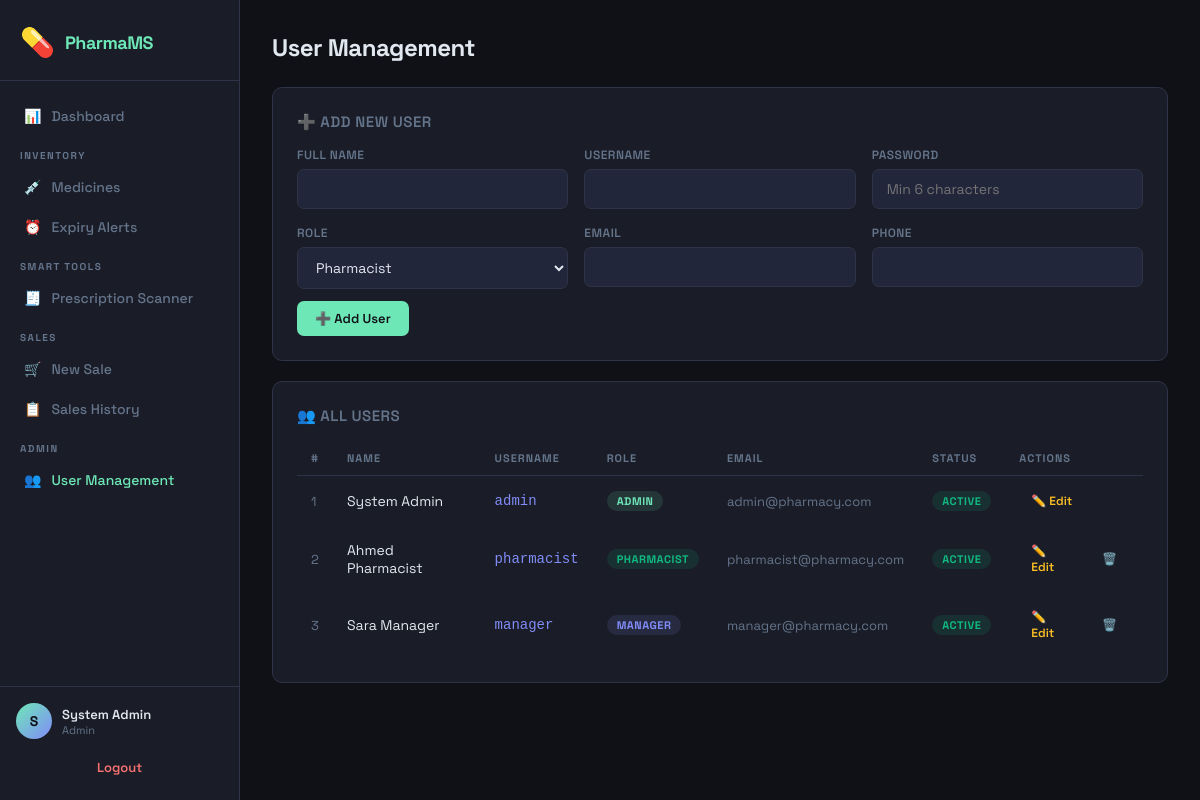
/users.php (signed in), run on the app's committed database.
### tables this page shows
CREATE TABLE IF NOT EXISTS users (
    id INT AUTO_INCREMENT PRIMARY KEY,
    full_name VARCHAR(100) NOT NULL,
    username VARCHAR(50) NOT NULL UNIQUE,
    password VARCHAR(255) NOT NULL,
    role ENUM('admin', 'pharmacist', 'manager') NOT NULL DEFAULT 'pharmacist',
    email VARCHAR(100),
    phone VARCHAR(20),
    status ENUM('active', 'inactive') DEFAULT 'active',
    created_at TIMESTAMP DEFAULT CURRENT_TIMESTAMP
);

### users.php (the view, shortened to what this page needs)
<?php
require_once '../includes/config.php';
$editUser = null;
$users = mysqli_query($conn, "SELECT * FROM users ORDER BY role, full_name");
include '../includes/header.php';
?>
<div class="card">
  <div class="card-title"><?= $editUser ? '✏️ Edit User' : '➕ Add New User' ?></div>
  <form method="POST">
    <div class="form-grid">
      <div class="form-group">
        <label>Full Name</label>
        <input type="text" name="full_name" required value="<?= htmlspecialchars($editUser['full_name'] ?? '') ?>">
      </div>
      <?php if (!$editUser): ?>
      <div class="form-group">
        <label>Username</label>
        <input type="text" name="username" required>
      </div>
      <?php endif; ?>
      <div class="form-group">
        <label><?= $editUser ? 'New Password (leave blank to keep)' : 'Password' ?></label>
        <input type="password" name="password" <?= $editUser ? '' : 'required' ?> placeholder="<?= $editUser ? 'Leave blank to keep current' : 'Min 6 characters' ?>">
      </div>
      <div class="form-group">
        <label>Role</label>
        <select name="role" required>
          <option value="pharmacist" <?= ($editUser['role']??'')==='pharmacist'?'selected':'' ?>>Pharmacist</option>
        </select>
      </div>
      <div class="form-group">
        <label>Email</label>
        <input type="email" name="email" value="<?= htmlspecialchars($editUser['email'] ?? '') ?>">
      </div>
      <div class="form-group">
        <label>Phone</label>
        <input type="text" name="phone" value="<?= htmlspecialchars($editUser['phone'] ?? '') ?>">
      </div>
    </div>
    <div class="flex gap-2 mt-3">
      <button type="submit" class="btn btn-primary"><?= $editUser ? '💾 Update User' : '➕ Add User' ?></button>
    </div>
  </form>
</div>
<div class="card">
  <div class="card-title">👥 All Users</div>
  <div class="table-wrap">
    <table>
      <thead>
        <tr>
          <th>#</th><th>Name</th><th>Username</th><th>Role</th>
          <th>Email</th><th>Status</th><th>Actions</th>
        </tr>
      </thead>
      <tbody>
      <?php while ($u = mysqli_fetch_assoc($users)): ?>
      <tr>
        <td class="text-muted"><?= $u['id'] ?></td>
        <td><?= htmlspecialchars($u['full_name']) ?></td>
        <td style="font-family:monospace;color:var(--accent2)"><?= $u['username'] ?></td>
        <td>
          <span class="badge <?= $u['role']==='admin'?'badge-admin':($u['role']==='manager'?'badge-info':'badge-success') ?>">
            <?= ucfirst($u['role']) ?>
          </span>
        </td>
        <td class="text-muted"><?= htmlspecialchars($u['email']) ?></td>
        <td>
          <span class="badge <?= $u['status']==='active'?'badge-success':'badge-danger' ?>">
            <?= ucfirst($u['status']) ?>
          </span>
        </td>
        <td>
          <div class="flex gap-2">
            <a href="users.php?edit=<?= $u['id'] ?>" class="btn btn-sm btn-warning">✏️ Edit</a>
            <?php if ($u['id'] != $_SESSION['user_id']): ?>
            <a href="users.php?delete=<?= $u['id'] ?>" class="btn btn-sm btn-danger" onclick="return confirm('Delete this user?')">🗑️</a>
            <?php endif; ?>
          </div>
        </td>
      </tr>
      <?php endwhile; ?>
      </tbody>
    </table>
  </div>
</div>
<?php include '../includes/footer.php'; ?>

### style.css (style rules this page uses)
:root { --bg: #0f1117; --surface: #1a1d27; --surface2: #22263a; --border: #2e3347; --accent: #6ee7b7; --accent2: #818cf8; --danger: #f87171; --warning: #fbbf24; --text: #e2e8f0; --text-muted: #64748b; --sidebar-w: 240px; --radius: 10px; }
* { margin: 0; padding: 0; box-sizing: border-box; }
body { font-family: 'Space Grotesk', sans-serif; background: var(--bg); color: var(--text); min-height: 100vh; }
.card { background: var(--surface); border: 1px solid var(--border); border-radius: var(--radius); padding: 24px; margin-bottom: 20px; }
.card-title { font-size: 15px; font-weight: 600; margin-bottom: 16px; color: var(--text-muted); text-transform: uppercase; letter-spacing: 0.5px; }
.table-wrap { overflow-x: auto; }
table { width: 100%; border-collapse: collapse; font-size: 14px; }
thead th { padding: 10px 14px; text-align: left; font-size: 11px; font-weight: 700; letter-spacing: 1px; text-transform: uppercase; color: var(--text-muted); border-bottom: 1px solid var(--border); }
tbody tr { border-bottom: 1px solid var(--border)80; transition: background 0.1s; }
tbody td { padding: 12px 14px; vertical-align: middle; }
tbody tr:last-child { border-bottom: none; }
.badge { display: inline-block; padding: 3px 10px; border-radius: 999px; font-size: 11px; font-weight: 700; text-transform: uppercase; letter-spacing: 0.5px; }
.badge-success { background: #10b98120; color: #10b981; }
.badge-info { background: #818cf820; color: #818cf8; }
.badge-admin { background: #6ee7b720; color: #6ee7b7; }
.btn { display: inline-flex; align-items: center; gap: 6px; padding: 9px 18px; border-radius: 7px; font-family: inherit; font-size: 13px; font-weight: 600; cursor: pointer; border: none; text-decoration: none; transition: all 0.15s; }
.btn-primary { background: var(--accent); color: #0f1117; }
.btn-danger { background: var(--danger)20; color: var(--danger); border: 1px solid var(--danger)30; }
.btn-sm { padding: 5px 12px; font-size: 12px; }
.btn-warning { background: var(--warning)20; color: var(--warning); border: 1px solid var(--warning)30; }
.form-grid { display: grid; grid-template-columns: repeat(auto-fit, minmax(220px, 1fr)); gap: 16px; }
.form-group { display: flex; flex-direction: column; gap: 6px; }
label { font-size: 12px; font-weight: 600; color: var(--text-muted); text-transform: uppercase; letter-spacing: 0.5px; }
input, select, textarea { background: var(--surface2); border: 1px solid var(--border); border-radius: 7px; padding: 10px 14px; color: var(--text); font-family: inherit; font-size: 14px; transition: border 0.15s; width: 100%; }
select option { background: var(--surface2); }
.flex { display: flex; }
.gap-2 { gap: 8px; }
.text-muted { color: var(--text-muted); font-size: 13px; }
.mt-3 { margin-top: 12px; }

### data on the page
users: id "1", full_name "System Admin", username "admin", role "ADMIN", email "admin@pharmacy.com", status "ACTIVE"
users: id "2", full_name "Ahmed Pharmacist", username "pharmacist", role "PHARMACIST", email "pharmacist@pharmacy.com", status "ACTIVE"
users: id "3", full_name "Sara Manager", username "manager", role "MANAGER", email "manager@pharmacy.com", status "ACTIVE"

### other printed values
substr($name,0,1) "S"
$name "System Admin"
$role "Admin"
$pageTitle "User Management"
